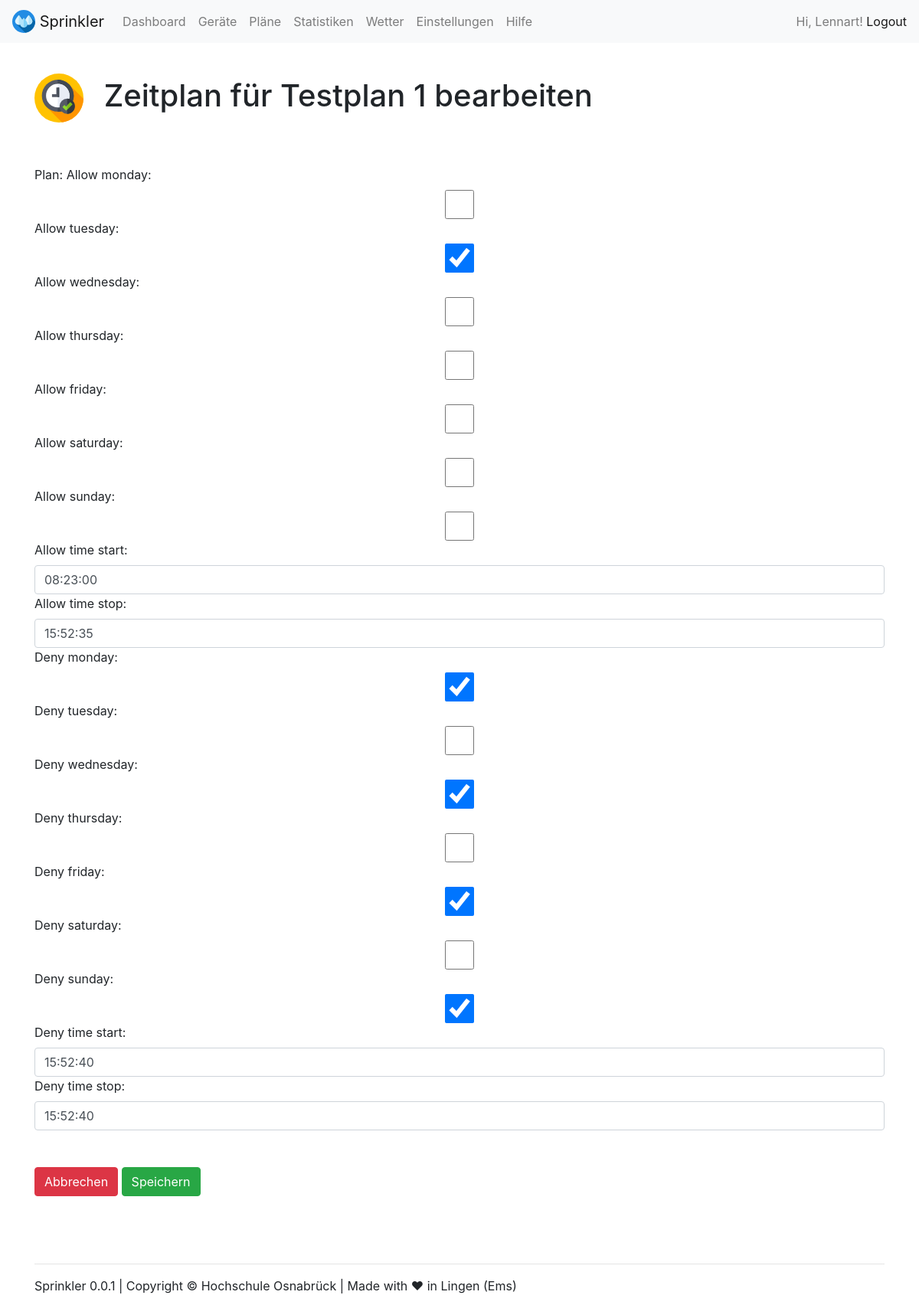
Before: /plans/edit/1/schedule/edit/2 (signed in) with the older database file.
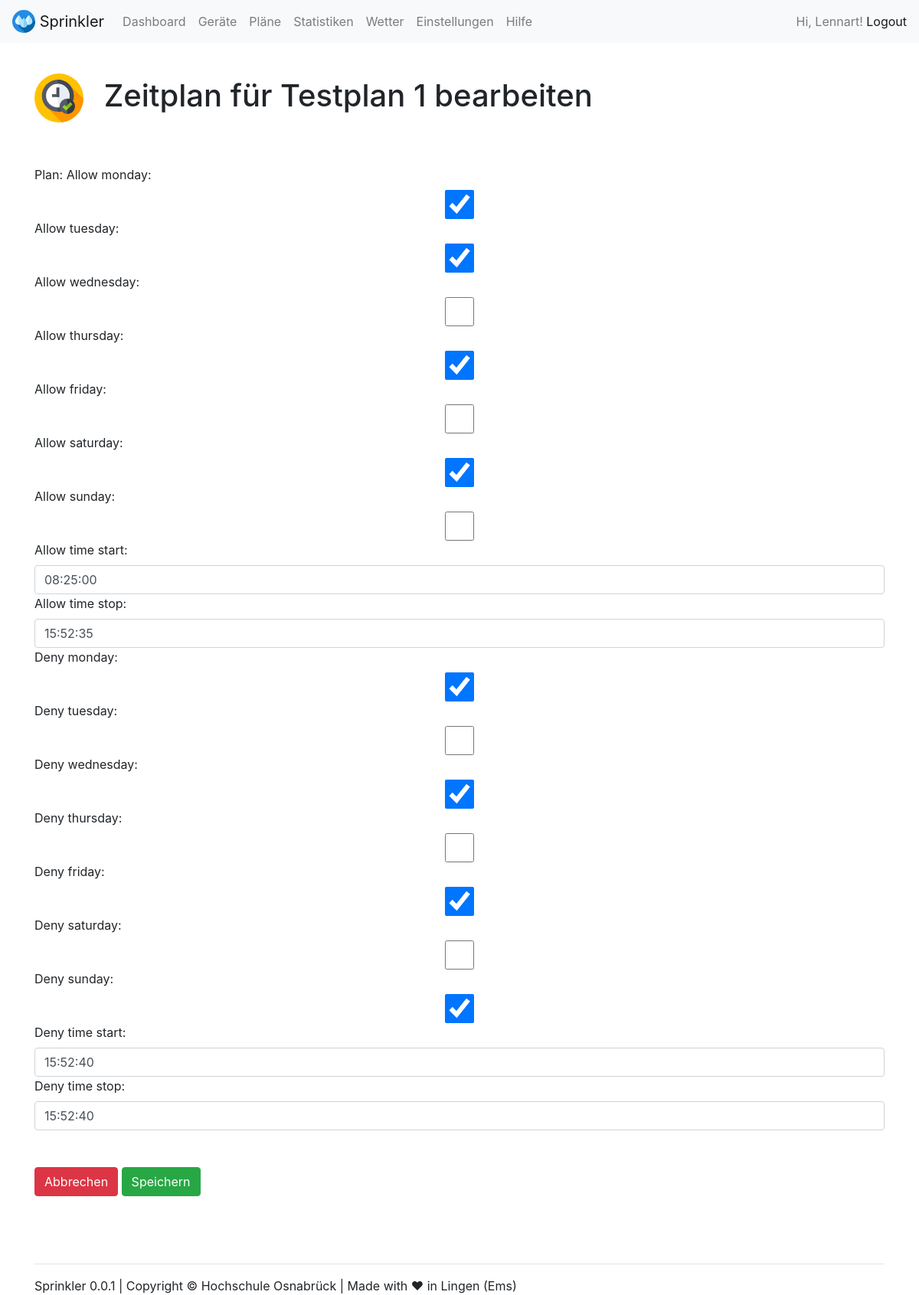
After: the same page with the newer database file.
### webapp/models.py (models this page shows, shortened)
class Schedule(models.Model):
    plan = models.ForeignKey(Plan, on_delete=models.CASCADE)
    allow_monday = models.BooleanField(default=False)
    allow_tuesday = models.BooleanField(default=False)
    allow_wednesday = models.BooleanField(default=False)
    allow_thursday = models.BooleanField(default=False)
    allow_friday = models.BooleanField(default=False)
    allow_saturday = models.BooleanField(default=False)
    allow_sunday = models.BooleanField(default=False)
    allow_time_start = models.TimeField(auto_now=False, auto_now_add=False)
    allow_time_stop = models.TimeField(auto_now=False, auto_now_add=False)
    deny_monday = models.BooleanField(default=False)
    deny_tuesday = models.BooleanField(default=False)
    deny_wednesday = models.BooleanField(default=False)
    deny_thursday = models.BooleanField(default=False)
    deny_friday = models.BooleanField(default=False)
    deny_saturday = models.BooleanField(default=False)
    deny_sunday = models.BooleanField(default=False)
    deny_time_start = models.TimeField(auto_now=False, auto_now_add=False)
    deny_time_stop = models.TimeField(auto_now=False, auto_now_add=False)
    allowed_weekdays = None
    denied_weekdays = None
    next_allowed_start_date_time = None
    next_allowed_end_date_time = None
    next_denied_start_date_time = None
    next_denied_end_date_time = None

### webapp/views.py (the view)
# urls.py: path('plans/edit/<int:plan_id>/schedule/edit/<int:schedule_id>', views.schedule_edit, name='schedule_edit'),
@login_required(login_url='/admin/login/')
def schedule_edit(request, plan_id, schedule_id):
    args = {}
    args['id'] = plan_id
    args['plan'] = Plan.objects.get(pk=plan_id)
    args['schedule_id'] = schedule_id
    if request.method == 'POST':
        schedule = Schedule.objects.get(pk=schedule_id)
        schedule_form = ScheduleForm(request.POST, instance=schedule)
        schedule_form.save()
        return redirect('plan_edit', plan_id=plan_id)
    else:
        schedule = Schedule.objects.get(pk=schedule_id)
        args['form'] = ScheduleForm(instance=schedule)
    return TemplateResponse(request, "schedule_edit.html", args)

### webapp/templates/schedule_edit.html (shortened to what this page needs)
{% load static %}
{% include "views/top.html" %}
<br>
<h1><img src="{% static 'webapp/img/icons/plans.svg' %}" width="64" class="mr-3"> Zeitplan für {{ plan.name }} bearbeiten</h1>
<br><br>
<form method="POST" action="{% url 'schedule_edit' plan.id schedule_id %}">
    {{ form }}
    <br><br>
    <a class="btn btn-danger" href="{% url 'plan_edit' plan.id %}" role="button">Abbrechen</a>
    <button type="submit" class="btn btn-success">Speichern</button>
</form>
{% include "views/footer.html" %}
{% include "views/bottom.html" %}

Changed rows visible on the page:
changed Schedule: allow_monday "☐" → "☑"; allow_thursday "☐" → "☑"; allow_saturday "☐" → "☑"; allow_time_start "08:23:00" → "08:25:00"
